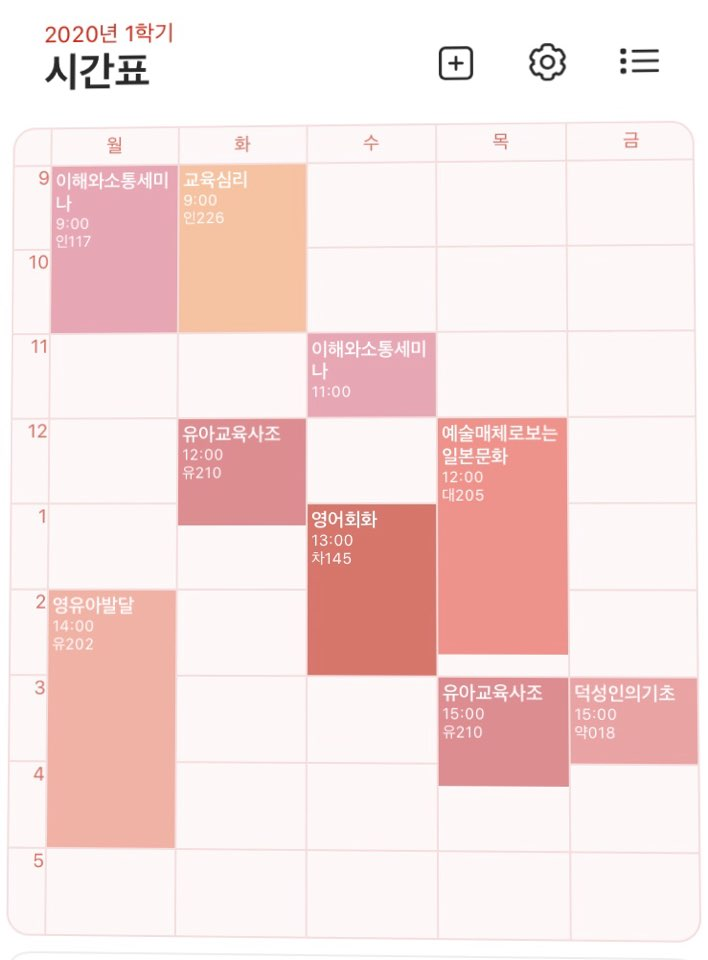
#> input picture original.png, 708 x 960 px
$ python preprocess.py
#> lines starting #> are read from the running program, lines starting #| are printed output that depends on the picture
from PIL import Image
import numpy as np

def preprocess_image_to_grayscale(image_path, output_path=None):
    # 이미지 열기
#> called with image_path = 'original.png', output_path = 'grayscale_image.jpg'
    with Image.open(image_path) as img:
        # 흑백으로 변환
#> img is the input picture: PIL image 708x960 RGB; mean R, G, B 246.6, 224.4, 222.9
        gray_img = img.convert('L')
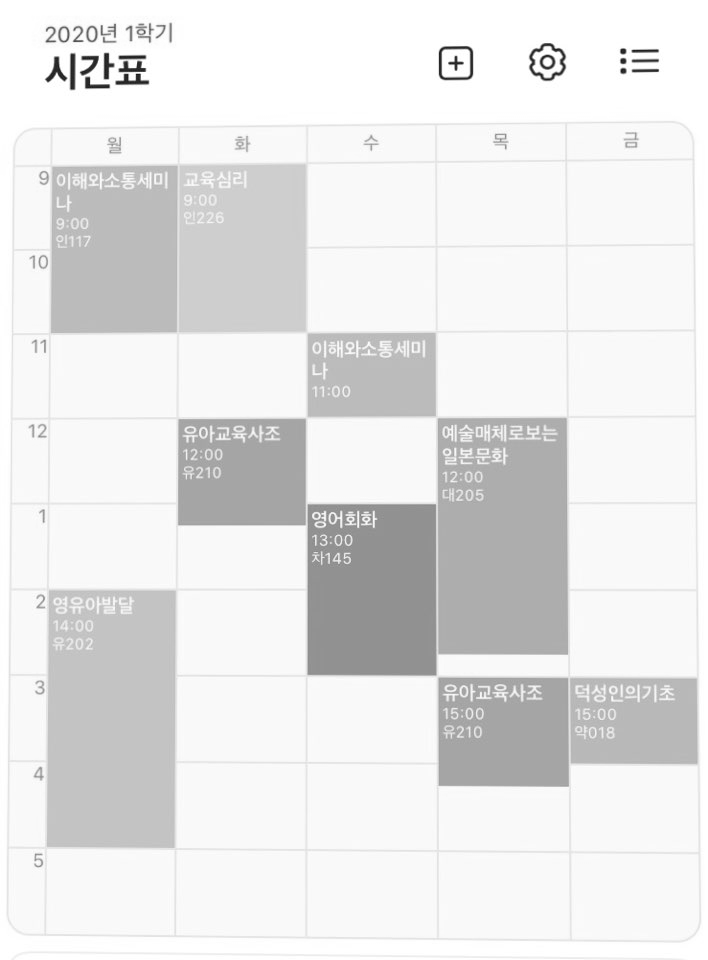
#> gray_img: PIL image 708x960 L; min 21, max 255, mean 230.9

        # NumPy 배열로 변환
        img_array = np.array(gray_img)

        # 이진화 (선택적)
        # threshold = 128  # 임계값 설정
        # binary_img_array = (img_array > threshold).astype(np.uint8) * 255

        # 다시 PIL Image로 변환
        # processed_img = Image.fromarray(binary_img_array)
        processed_img = Image.fromarray(img_array)

        # 결과 저장 또는 반환
        if output_path:
            processed_img.save(output_path)
            print(f"Processed image saved to {output_path}")

        return processed_img

# 사용 예시
input_image_path = "original.png"
output_image_path = "grayscale_image.jpg"

grayscale_image = preprocess_image_to_grayscale(input_image_path, output_image_path)
